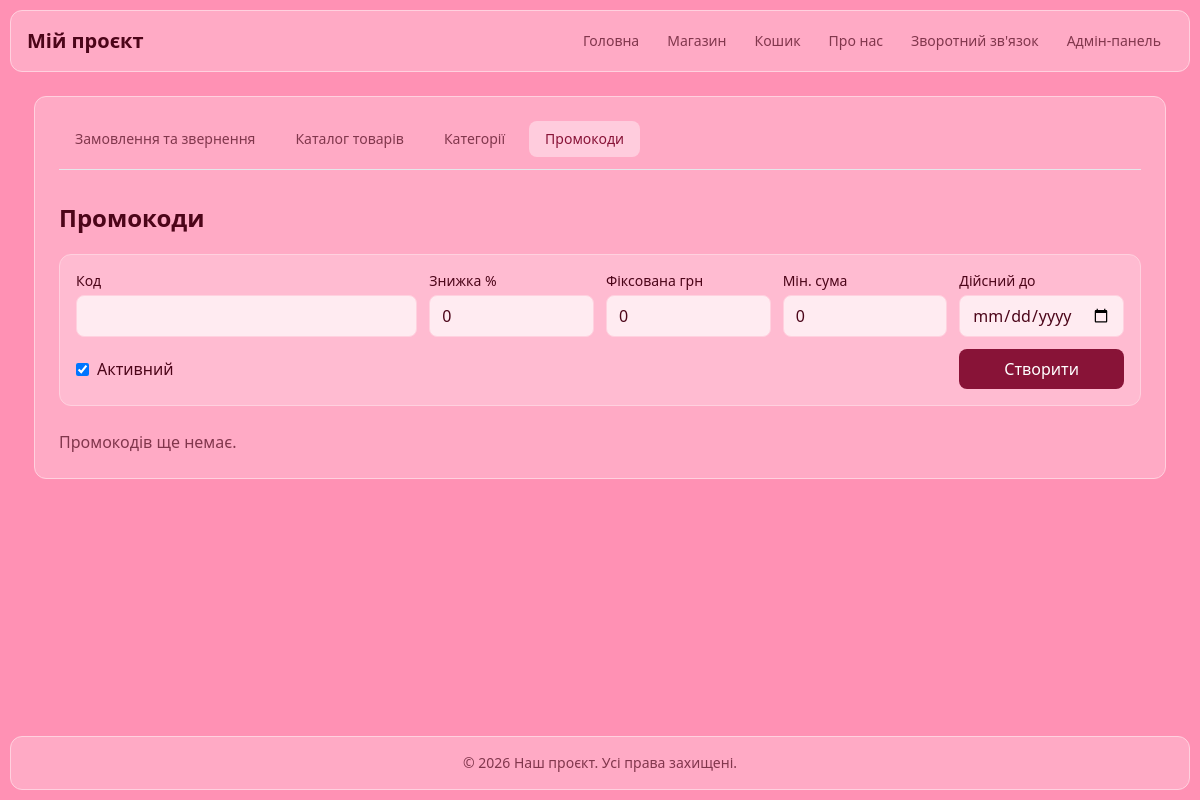
/admin/promocodes, run on an earlier commit of the app's database.
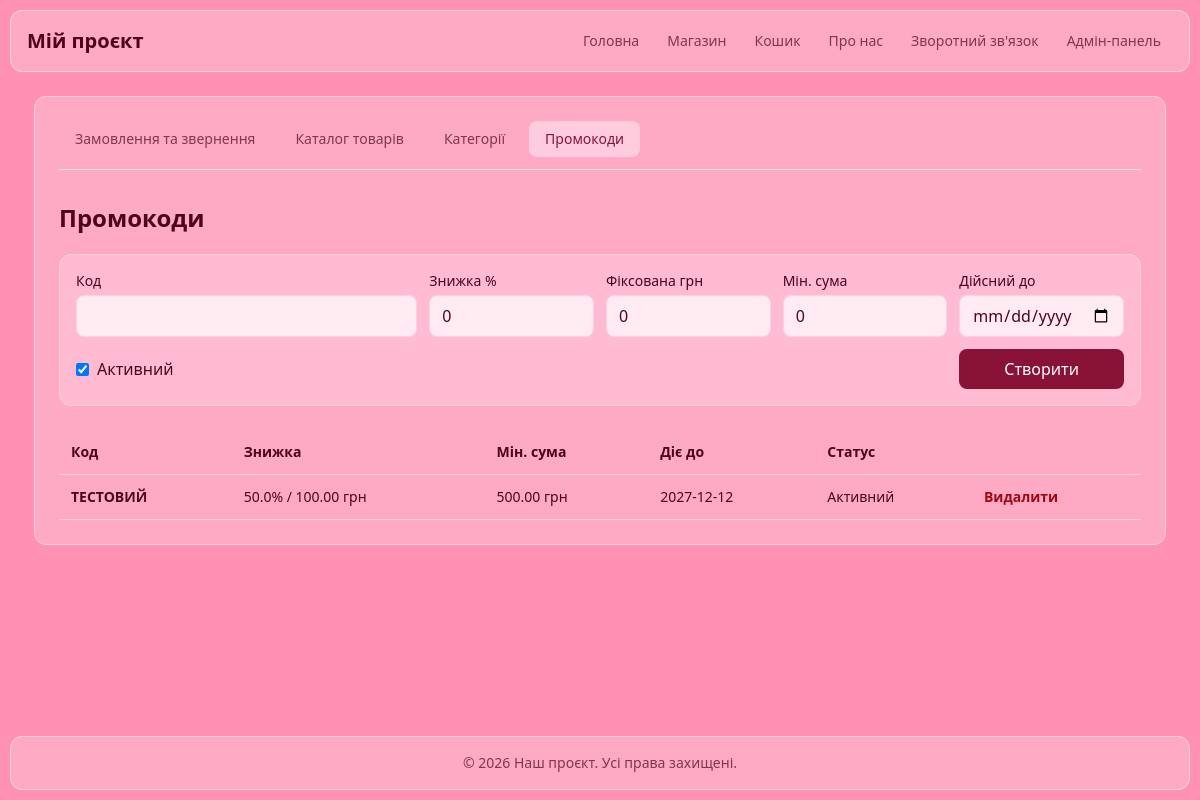
And on a later commit of the database.
### tables this page shows
CREATE TABLE promocodes (
    id INTEGER PRIMARY KEY AUTOINCREMENT,
    code TEXT NOT NULL UNIQUE,
    discount_percent REAL NOT NULL DEFAULT 0 CHECK (discount_percent BETWEEN 0 AND 100),
    discount_amount REAL NOT NULL DEFAULT 0 CHECK (discount_amount >= 0),
    min_order REAL NOT NULL DEFAULT 0 CHECK (min_order >= 0),
    active INTEGER NOT NULL DEFAULT 1 CHECK (active IN (0, 1)),
    expires_at TEXT
);

### routes/admin.py (the view, shortened to what this page needs)
@admin_bp.route('/promocodes', methods=['GET', 'POST'])
def promocodes():
    return render_template('admin_promocodes.html', promocodes=models.get_promocodes())

### app.py (called while the page is built)
@app.template_filter('money')
def money(value):
    return f'{value:.2f} грн'

@app.context_processor
def inject_globals():
    return {
        'current_year': datetime.now().year,
        'cart_count': sum(session.get('cart', {}).values()),
    }

### models.py (called while the page is built)
def get_db():
    if 'db' not in g:
        g.db = sqlite3.connect(current_app.config['DATABASE'])
        g.db.row_factory = sqlite3.Row
        g.db.execute('PRAGMA foreign_keys = ON')
    return g.db

def get_promocodes():
    return get_db().execute(
        'SELECT * FROM promocodes ORDER BY id DESC'
    ).fetchall()

### templates/admin_promocodes.html (shortened to what this page needs)
{% extends "base.html" %}
{% from "_macros.html" import admin_nav %}
{% block content %}
{{ admin_nav('promocodes') }}
<h1 class="mb-5 text-2xl font-bold">Промокоди</h1>
<form method="post" class="mb-6 grid gap-3 rounded-xl border border-line bg-white/20 p-4 md:grid-cols-6">
    <label class="md:col-span-2"><span class="mb-1 block text-sm font-medium">Код</span><input name="code" required class="w-full rounded-lg border border-line bg-white/70 px-3 py-2"></label>
    <label><span class="mb-1 block text-sm font-medium">Знижка %</span><input name="discount_percent" type="number" min="0" max="100" step="0.01" value="0" class="w-full rounded-lg border border-line bg-white/70 px-3 py-2"></label>
    <label><span class="mb-1 block text-sm font-medium">Фіксована грн</span><input name="discount_amount" type="number" min="0" step="0.01" value="0" class="w-full rounded-lg border border-line bg-white/70 px-3 py-2"></label>
    <label><span class="mb-1 block text-sm font-medium">Мін. сума</span><input name="min_order" type="number" min="0" step="0.01" value="0" class="w-full rounded-lg border border-line bg-white/70 px-3 py-2"></label>
    <label><span class="mb-1 block text-sm font-medium">Дійсний до</span><input name="expires_at" type="date" class="w-full rounded-lg border border-line bg-white/70 px-3 py-2"></label>
    <label class="flex items-center gap-2 md:col-span-5"><input type="checkbox" name="active" value="1" checked> Активний</label>
    <button class="rounded-lg bg-accent px-4 py-2 text-white">Створити</button>
</form>
{% if promocodes %}
<div class="overflow-x-auto">
<table class="w-full text-left text-sm"><thead><tr class="border-b border-line"><th class="p-3">Код</th><th class="p-3">Знижка</th><th class="p-3">Мін. сума</th><th class="p-3">Діє до</th><th class="p-3">Статус</th><th></th></tr></thead>
<tbody>{% for promo in promocodes %}<tr class="border-b border-line">
<td class="p-3 font-bold">{{ promo.code }}</td>
<td class="p-3">{{ promo.discount_percent }}% / {{ promo.discount_amount|money }}</td>
<td class="p-3">{{ promo.min_order|money }}</td>
<td class="p-3">{{ promo.expires_at or 'Безстроково' }}</td>
<td class="p-3">{{ 'Активний' if promo.active else 'Неактивний' }}</td>
<td class="p-3"><form method="post" action="{{ url_for('admin.delete_promocode', promo_id=promo.id)}}" onsubmit="return confirm('Видалити промокод?')"><button class="font-semibold text-red-800">Видалити</button></form></td>
</tr>{% endfor %}</tbody></table></div>
{% else %}<p class="text-ink/70">Промокодів ще немає.</p>{% endif %}
{% endblock %}

### templates/base.html (shortened to what this page needs)
<!DOCTYPE html>
<html lang="uk">
<head>
    <script src="https://cdn.jsdelivr.net/npm/@tailwindcss/browser@4.3.3"></script>
</head>
{% set nav_items = [
    ('home', 'Головна'),
    ('shop.shop', 'Магазин'),
    ('shop.cart', 'Кошик'),
    ('about', 'Про нас'),
    ('feedback.feedback', "Зворотний зв'язок"),
    ('admin.admin', 'Адмін-панель'),
] %}
<body class="flex min-h-screen flex-col bg-base font-sans text-ink antialiased">
    <header class="mx-2.5 mt-2.5 rounded-xl border border-line bg-surface px-4">
        <nav class="flex min-h-[60px] flex-wrap items-center justify-between py-2">
            <a href="{{ url_for('home') }}" class="text-xl font-semibold text-ink transition hover:text-accent">Мій проєкт</a>
            <ul id="menu" class="mt-2 hidden w-full flex-col gap-1 lg:mt-0 lg:flex lg:w-auto lg:flex-row lg:items-center">
                {% for endpoint, label in nav_items %}
                <li>
                    <a href="{{ url_for(endpoint) }}"
                       class="block rounded-lg px-3 py-2 text-sm transition lg:py-1.5
                              {{ 'bg-white/40 text-ink' if request.endpoint == endpoint else 'text-ink/70 hover:bg-white/30 hover:text-ink' }}">
                        {{ label }}
                    </a>
                </li>
                {% endfor %}
            </ul>
        </nav>
    </header>
    <main class="mx-auto w-full max-w-6xl grow px-2.5 py-6">
        <div class="rounded-xl border border-line bg-surface p-6">
            {% block content %}{% endblock %}
        </div>
    </main>
    <footer class="mx-2.5 mb-2.5 rounded-xl border border-line bg-surface py-4">
        <p class="px-4 text-center text-sm text-ink/70">&copy; {{ current_year }} Наш проєкт. Усі права захищені.</p>
    </footer>
</body>
</html>

### templates/_macros.html (shortened to what this page needs)
{% macro admin_nav(active) %}
    {% set navigation_items = [
        {
            'id': 'orders',
            'label': 'Замовлення та звернення',
            'endpoint': 'admin.admin'
        },
        {
            'id': 'products',
            'label': 'Каталог товарів',
            'endpoint': 'admin.products'
        },
        {
            'id': 'categories',
            'label': 'Категорії',
            'endpoint': 'admin.categories'
        },
        {
            'id': 'promocodes',
            'label': 'Промокоди',
            'endpoint': 'admin.promocodes'
        }
    ] %}
    <nav class="mb-8 flex flex-wrap items-center gap-2 border-b border-gray-200 pb-3"
         aria-label="Навігація адміністратора">
        {% for item in navigation_items %}
            {% set is_active = active == item.id %}
            <a href="{{ url_for(item.endpoint) }}"
               {% if is_active %}aria-current="page"{% endif %}
               class="rounded-lg px-4 py-2 text-sm font-medium transition-colors
                      {% if is_active %}
                          bg-white/40 text-accent
                      {% else %}
                          text-ink/70 hover:bg-white/30 hover:text-ink
                      {% endif %}">
                {{ item.label }}
            </a>
        {% endfor %}
    </nav>
{% endmacro %}

What changed in the data, as far as the page shows it:
added promocodes: code "ТЕСТОВИЙ", discount_percent "50.0", discount_amount "100.00 грн", min_order "500.00 грн", expires_at "2027-12-12", active "Активний"
Also different on the page:
text no longer shown: "Промокодів ще немає."
text now shown: "Код Знижка Мін. сума Діє до Статус"
